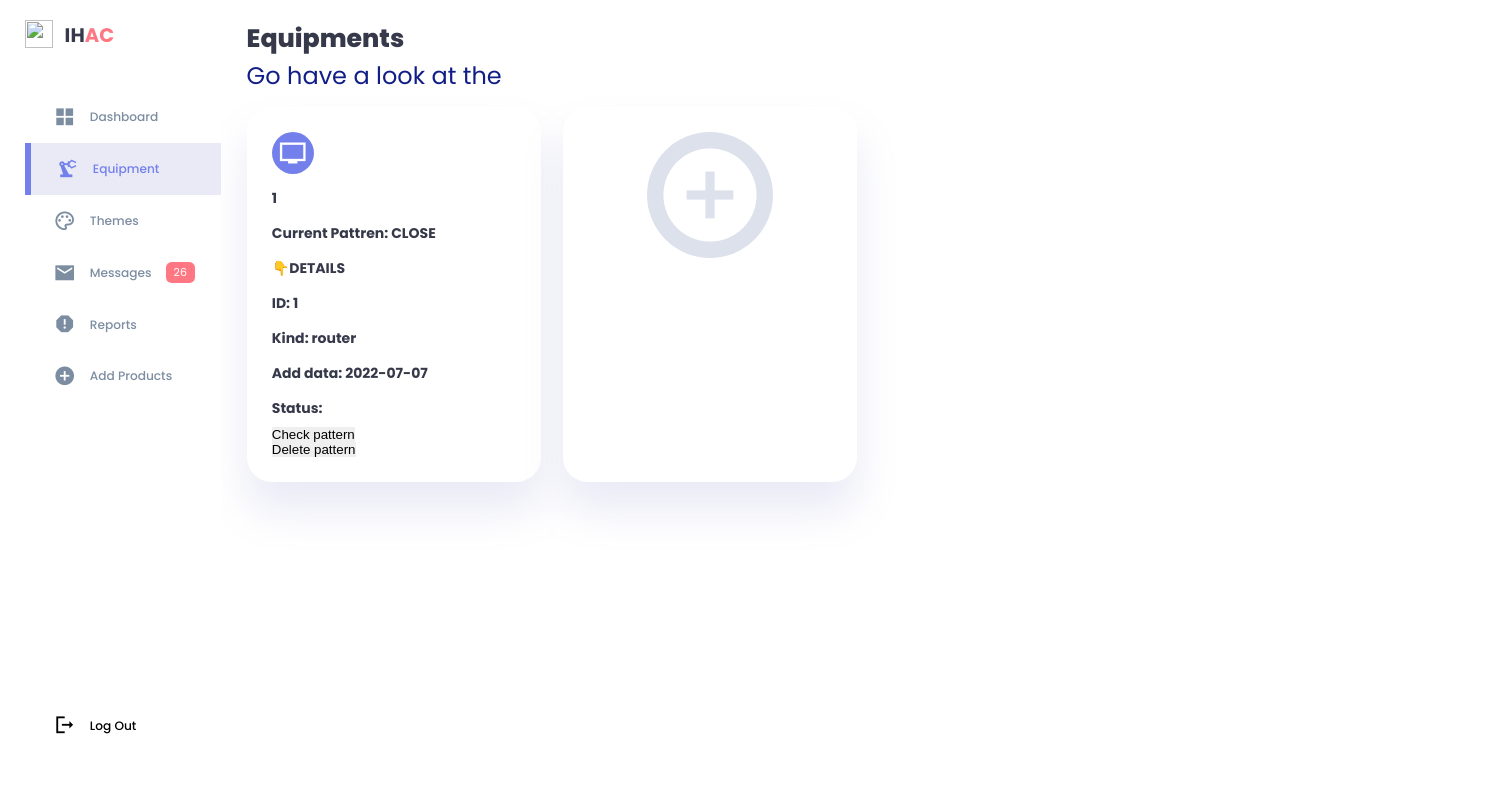
The page /equipments.php on the database its author committed.
### tables this page shows
CREATE TABLE `equipment` (
  `FamilyID` int(6) NOT NULL,
  `ID` int(6) NOT NULL,
  `Name` varchar(20) NOT NULL,
  `Date` date DEFAULT NULL,
  `Battery` int(1) NOT NULL,
  `Charging` varchar(20) NOT NULL DEFAULT 'Charging',
  `Electric` int(3) DEFAULT '100',
  `Cycle` int(3) NOT NULL,
  `Kind` varchar(20) NOT NULL,
  `Status` varchar(10) DEFAULT 'HEALTHY',
  `Pattern` varchar(10) NOT NULL DEFAULT 'CLOSE'
);

### equipments.php (the view, shortened to what this page needs)
<html lang="en">
<head>
    <link rel="stylesheet" href="./equipment.css">
    <link rel="stylesheet" href="./theme.css">
</head>
<body>
    <div class="container">
        <aside>
            <div class="top">
                <div class="logo">
                    <img src="./images/sharp_holiday_village_black_24dp.png">
                    <h2>IH<span class="danger">AC</span></h2>
                </div>
            </div>
            <div class="sidebar">
                <a href="./index.php">
                    <span class="material-icons-sharp">grid_view</span>
                    <h3>Dashboard</h3>
                </a>
                <a href="./equipments.php" class="active">
                    <span class="material-icons-sharp">precision_manufacturing</span>
                    <h3>Equipment</h3>
                </a>
                <a href="./theme_new.php">
                    <span class="material-icons-outlined">color_lens</span>
                    <h3>Themes</h3>
                </a>
                <a href="#">
                    <span class="material-icons-sharp">email</span>
                    <h3>Messages</h3>
                    <span class="message-count">26</span>
                </a>
                <a href="#">
                    <span class="material-icons-sharp">report</span>
                    <h3>Reports</h3>
                </a>
                <a href="./addeq.html">
                    <span class="material-icons-sharp">add_circle</span>
                    <h3>Add Products</h3>
                </a>
                <a href="./login.html">
                    <span class="material-icons-sharp">logout</span>
                    <h3>Log Out</h3>
                </a>
            </div>
        </aside>
        <main>
            <h1>Equipments</h1>
            <p class="greeting">Go have a look at the </p>
            <div class='insights' style='grid-template-columns: repeat(4, 21rem)'>
            <?php
                $FamilyId = 123;
                $mysqli = require __DIR__ . "/database.php";
                $result = mysqli_query($mysqli, "SELECT * FROM equipment WHERE (FamilyID = $FamilyId)");
                $num    = mysqli_num_rows($result);
                for ($i = 0; $i < $num; $i++) {
                    $result = mysqli_query($mysqli, "SELECT * FROM equipment WHERE (FamilyID = $FamilyId) ORDER BY ID limit $i,1");
                    $row = $result->fetch_assoc();
                    echo "
                        <div class='equipment'>
                            <span class='material-icons-sharp'>tv </span>
                            <div class='middle'>
                                <div class='left'>
                                    <h3>$row[Name]</h3>
                                    <h1 class='success'>$row[Status]</h1>
                                    <h3>Current Pattren: <b>$row[Pattern]</b></h3>
                                    <h3><b>👇DETAILS</b></h3>
                                    <h3>ID: <b>$row[ID]</b></h3>
                                    <h3>Kind: <b>$row[Kind]</b></h3>
                                    <h3>Add data: <b>$row[Date]</b></h3>
                                    <h3>Status: <b>$row[Status]</b></h3>
                                </div>
                            </div>
                            <form action = 'pattern.php' method='POST'>
                            <button name='choose' id='choose' value=$row[ID]>Check pattern</button>
                            </form>
                            <form action = 'deleteEquipment.php' method='POST'>
                            <button name='delete' id='delete' value=$row[ID]>Delete pattern</button>
                            </form>
                        </div>";
                        switch($row["Kind"]){
                            case 'router':
                                $result2 = mysqli_query($mysqli, "SELECT * FROM pattern WHERE (FamilyID = $FamilyId AND ID=$row[ID] AND PatternID=1)");
                                $num2    = mysqli_num_rows($result2);
                                if($num2 == 0) {
                                    $result3 = mysqli_query($mysqli, "SELECT * FROM router WHERE (FamilyID = $FamilyId AND ID=$row[ID]) limit 0, 1" );
                                    $row3 = $result3->fetch_assoc();
                                    $sql = "INSERT INTO pattern(FamilyID, ID, PatternID, Name)VALUE ('$FamilyId', '$row[ID]', 1, '$row3[Name]')";
                                    mysqli_query($mysqli, $sql) or die (mysqli_error());
                                }
                            break;
                        }
                }
            ?>
            <div class="add" align="center" >
                    <a href="./addeq.html">
                        <span class="material-icons-sharp">add_circle</span>
                    </a>
            </div>
        </div>
        </main>
    </div>
</body>
</html>

### equipment.css (style rules this page uses)
:root { --color-primary: #7380ec; --color-danger: #ff7782; --color-success: #41f1b6; --color-warning: #ffbb55; --color-white: #fff; --color-info-dark: #7d8da1; --color-info-light: #dce1eb; --color-dark: #363949; --color-light: rgba(132,139,200,0.18); --color-primary-varient: #111e88; --color-dark-varient: #677483; --color-background: rgba(255, 255, 255, 0.909); --card-border-radius: 2em; --border-radius-1: 0.4rem; --border-radius-2: 0.8rem; --border-radius-3: 1.2rem; --card-padding: 1.8rem; --padding-1: 1.2rem; --box-shadow: 0 2rem 3rem var(--color-light); }
* { margin: 0; padding: 0; outline: 0; appearance: none; border: 0; text-decoration: none; list-style: none; box-sizing: border-box; }
html { font-size: 14px; }
body { width: 85vw; height: 100vh; font-family: poppins, sans-serif; font-size: 0.88rem; user-select: none; overflow-x: hidden; color: var(--color-dark); }
.container { display: grid; width: 96%; margin: auto; background:var(--color-background); gap: 1.8rem; grid-template-columns: 20rem; }
a { color: var(--color-dark); }
img { display: block; width: 100%; }
h1 { font-weight: 800; font-size: 1.8rem; }
h2 { font-size: 1.4rem; }
h3 { font-size: 0.87rem; }
p { color: var(--color-dark-varient); }
b { color: var(--color-dark); }
.danger { color: var(--color-danger); }
aside { height: 100vh; background: var(--color-background); }
aside .top { background: white; display: flex; align-items: center; justify-content: space-between; margin-top: 1.4rem; }
aside .logo { display: flex; gap: 0.8rem; }
aside .logo img { width: 2rem; height: 2rem; }
aside .sidebar { background: white; display: flex; flex-direction: column; height: 86vh; position: relative; top: 3rem; }
aside h3 { font-weight: 500; }
aside .sidebar a { display: flex; color: var(--color-info-dark); margin-left: 2rem; gap: 1rem; align-items: center; position: relative; height: 3.7rem; transition: all 300ms ease; }
aside .sidebar a span { font-size: 1.6rem; transition: all 300ms ease; }
aside .sidebar a:last-child { color: black; position: absolute; bottom:2rem; width: 100%; }
aside .sidebar a.active { background: var(--color-light); color: var(--color-primary); margin-left: 0; }
aside .sidebar a.active:before { content: ""; width: 6px; height: 100%; background: var(--color-primary); }
aside .sidebar a.active span { color:var(--color-primary); margin-left: calc(1rem - 3px); }
aside .sidebar .message-count { background: var(--color-danger); color: var(--color-white); padding: 2px 8px; font-size: 11px; border-radius: var(--border-radius-1); }
main { margin-top: 1.4rem; }
main .greeting { font-size: 24px; color: #111e88; }
main .insights { display: grid; grid-template-columns: repeat(4, 21rem); gap: 1.6rem; }
main .insights > div { background: var(--color-white); padding: var(--card-padding); border-radius: var(--card-border-radius); margin-top: 1rem; box-shadow: var(--box-shadow); transition: all 300ms ease; }
main .insights > div span { background: var(--color-primary); padding: 0.5rem; border-radius: 50%; color: var(--color-white); font-size: 2rem; }
main .insights > div.add span { background: var(--color-info-light); color: var(--color-white); font-size: 8rem; }
main .insights > div .middle { display: flex; align-items: center; justify-content: space-between; }
main .insights h3 { margin: 1rem 0 0.6rem; font-size: 1rem; }

### rows shown on the page
equipment: Name "1", Pattern "CLOSE", ID "1", Kind "router", Date "2022-07-07"
